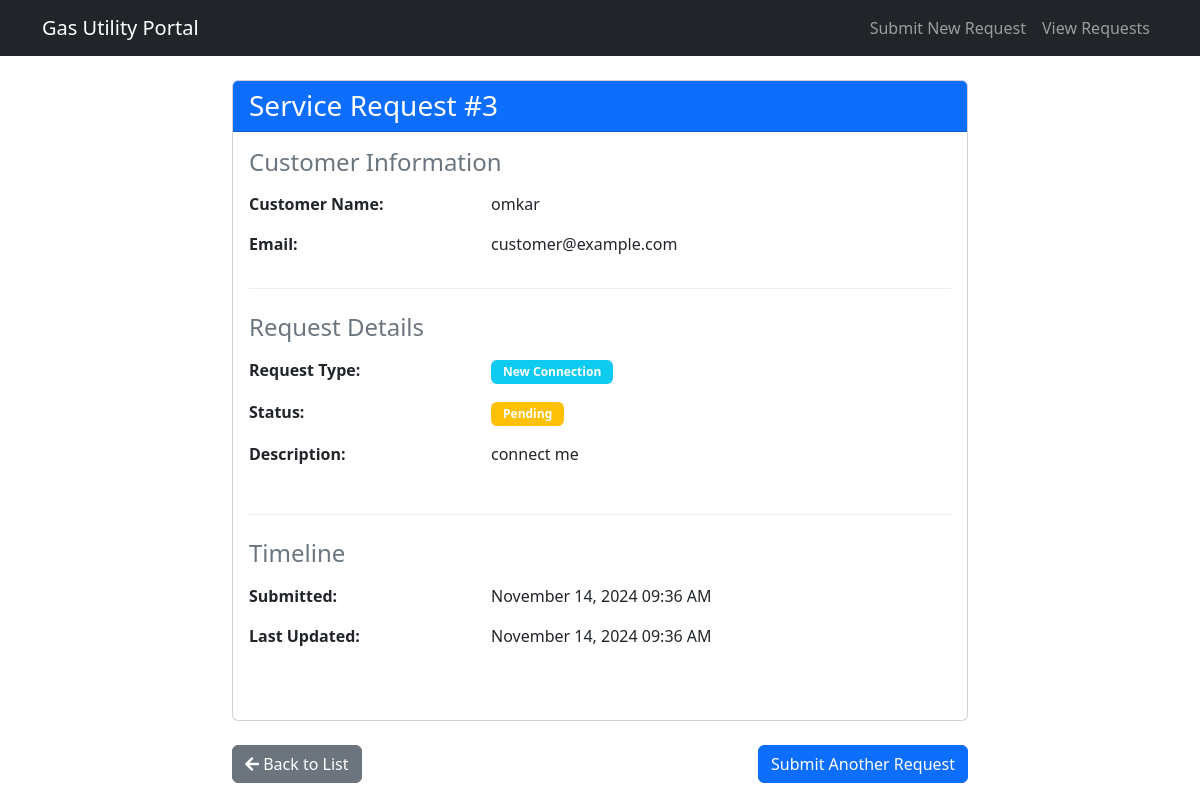
The app's page /request/3/ with its own data.
### customer_service/models.py (models this page shows, shortened)
class ServiceRequest(models.Model):
    REQUEST_TYPES = [
        ('GAS_LEAK', 'Gas Leak'),
        ('CONNECTION', 'New Connection'),
        ('BILLING', 'Billing Issue'),
        ('MAINTENANCE', 'Maintenance'),
        ('OTHER', 'Other'),
    ]
    STATUS_CHOICES = [
        ('PENDING', 'Pending'),
        ('IN_PROGRESS', 'In Progress'),
        ('RESOLVED', 'Resolved'),
        ('CLOSED', 'Closed'),
    ]
    customer_name = models.CharField(max_length=100, default='Anonymous')
    customer_email = models.EmailField(default='customer@example.com')
    request_type = models.CharField(max_length=20, choices=REQUEST_TYPES)
    description = models.TextField()
    attachment = models.FileField(upload_to='service_requests/', null=True, blank=True)
    status = models.CharField(max_length=20, choices=STATUS_CHOICES, default='PENDING')
    created_at = models.DateTimeField(auto_now_add=True)
    updated_at = models.DateTimeField(auto_now=True)
    resolved_at = models.DateTimeField(null=True, blank=True)

### customer_service/views.py (the view)
# urls.py: path('request/<int:pk>/', views.request_detail, name='request_detail'),
def request_detail(request, pk):
    service_request = get_object_or_404(ServiceRequest, pk=pk)
    comments = service_request.comments.all()  # Get all comments for this request
    return render(request, 'customer_service/request_detail.html', {
        'service_request': service_request,
        'comments': comments
    })

### customer_service/templates/customer_service/request_detail.html (shortened to what this page needs)
{% extends "customer_service/base.html" %}
{% block content %}
<div class="row">
    <div class="col-md-8 offset-md-2">
        <div class="card mb-4">
            <div class="card-header bg-primary text-white">
                <h3 class="mb-0">Service Request #{{ service_request.id }}</h3>
            </div>
            <div class="card-body">
                <div class="section mb-4">
                    <h4 class="text-muted mb-3">Customer Information</h4>
                    <div class="row mb-3">
                        <div class="col-md-4"><strong>Customer Name:</strong></div>
                        <div class="col-md-8">{{ service_request.customer_name }}</div>
                    </div>
                    <div class="row mb-3">
                        <div class="col-md-4"><strong>Email:</strong></div>
                        <div class="col-md-8">{{ service_request.customer_email }}</div>
                    </div>
                </div>
                <div class="section mb-4">
                    <h4 class="text-muted mb-3">Request Details</h4>
                    <div class="row mb-3">
                        <div class="col-md-4"><strong>Request Type:</strong></div>
                        <div class="col-md-8">
                            <span class="badge bg-info">
                                {{ service_request.get_request_type_display }}
                            </span>
                        </div>
                    </div>
                    <div class="row mb-3">
                        <div class="col-md-4"><strong>Status:</strong></div>
                        <div class="col-md-8">
                            {% if service_request.status == 'PENDING' %}
                                <span class="badge bg-warning">{{ service_request.get_status_display }}</span>
                            {% elif service_request.status == 'IN_PROGRESS' %}
                                <span class="badge bg-primary">{{ service_request.get_status_display }}</span>
                            {% elif service_request.status == 'RESOLVED' %}
                                <span class="badge bg-success">{{ service_request.get_status_display }}</span>
                            {% else %}
                                <span class="badge bg-secondary">{{ service_request.get_status_display }}</span>
                            {% endif %}
                        </div>
                    </div>
                    <div class="row mb-3">
                        <div class="col-md-4"><strong>Description:</strong></div>
                        <div class="col-md-8">
                            <p class="text-justify">{{ service_request.description }}</p>
                        </div>
                    </div>
                </div>
                <div class="section mb-4">
                    <h4 class="text-muted mb-3">Timeline</h4>
                    <div class="row mb-3">
                        <div class="col-md-4"><strong>Submitted:</strong></div>
                        <div class="col-md-8">
                            {{ service_request.created_at|date:"F d, Y h:i A" }}
                        </div>
                    </div>
                    <div class="row mb-3">
                        <div class="col-md-4"><strong>Last Updated:</strong></div>
                        <div class="col-md-8">
                            {{ service_request.updated_at|date:"F d, Y h:i A" }}
                        </div>
                    </div>
                </div>
            </div>
        </div>
        <div class="d-flex justify-content-between">
            <a href="{% url 'request_list' %}" class="btn btn-secondary">
                <i class="fas fa-arrow-left"></i> Back to List
            </a>
            {% if service_request.status != 'RESOLVED' and service_request.status != 'CLOSED' %}
            <a href="{% url 'create_request' %}" class="btn btn-primary">
                Submit Another Request
            </a>
            {% endif %}
        </div>
    </div>
</div>
<link href="https://cdnjs.cloudflare.com/ajax/libs/font-awesome/5.15.4/css/all.min.css" rel="stylesheet">
{% endblock %}

### customer_service/templates/customer_service/request_detail.html (style rules this page uses)
.section { border-bottom: 1px solid #eee; padding-bottom: 1rem; }
.section:last-child { border-bottom: none; }
.badge { padding: 0.5em 1em; }
.text-justify { text-align: justify; }

### records on screen
ServiceRequest: id "3", customer_name "omkar", customer_email "customer@example.com", request_type "New Connection", status "Pending", description "connect me", created_at "November 14, 2024 09:36 AM", updated_at "November 14, 2024 09:36 AM"
